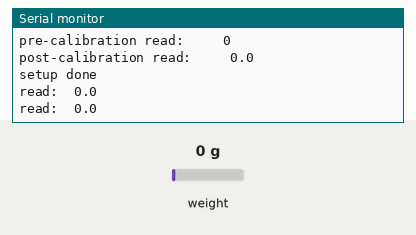
A sketch run on a simulated Arduino Uno, built with avr-gcc and run on an emulated ATmega328P. On the bench: the last lines printed to the serial monitor. The inputs (shaded band) are chosen by the test bench; at power-on: weight on the scale 0 g.

Above: at 1.4 s.
1.5 s: weight on the scale set to 100 g
At 2.8 s:
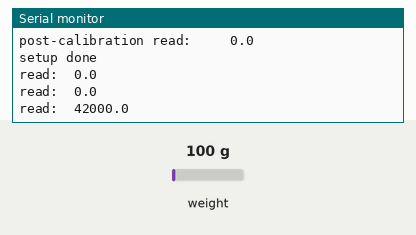
3.0 s: weight on the scale set to 1250 g
At 4.4 s:
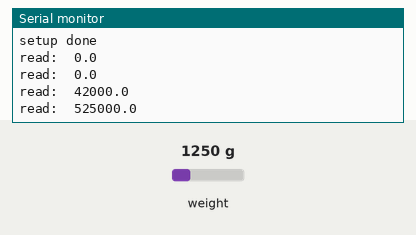
Timing chart, 0 to 6.0 s (numbered marks = the images above; inputs shaded):
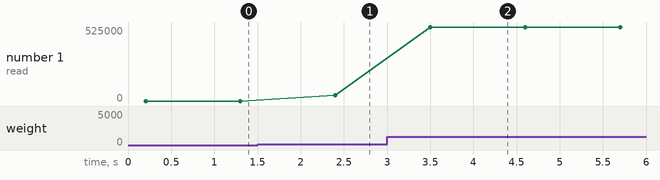

Measured:
- after the input at 1.5 s, the serial monitor: prints a new line after 0.90 s (image 1)
- after the input at 3.0 s, the serial monitor: prints a new line after 0.50 s (image 2)
- plotted number 1: 0 → 42000 after the input at 1.5 s, 42000 → 525000 after the input at 3.0 s

The sketch:

load_cell.ino
```cpp
#include <Arduino.h>
#include "HX711.h"

//  any digital pins can be used
const int LOADCELL_DOUT_PIN = 12;
const int LOADCELL_SCK_PIN = 13;

HX711 scale;

void setup() {
  Serial.begin(57600);
  Serial.println("setup begin");

  scale.begin(LOADCELL_DOUT_PIN, LOADCELL_SCK_PIN);

  Serial.print("pre-calibration read: \t\t");
  Serial.println(scale.read());

//  calibration_factor = (reading)/(known weight)
//  float calibration_factor = -282642 / 11;
//  scale.set_scale(calibration_factor);
//  scale.tare();

  Serial.print("post-calibration read: \t\t");
  Serial.println(scale.get_units(), 1);
  Serial.println("setup done");
}

void loop() {
  Serial.print("read:\t");
  Serial.println(scale.get_units(), 1);

  delay(1000);
}
```
